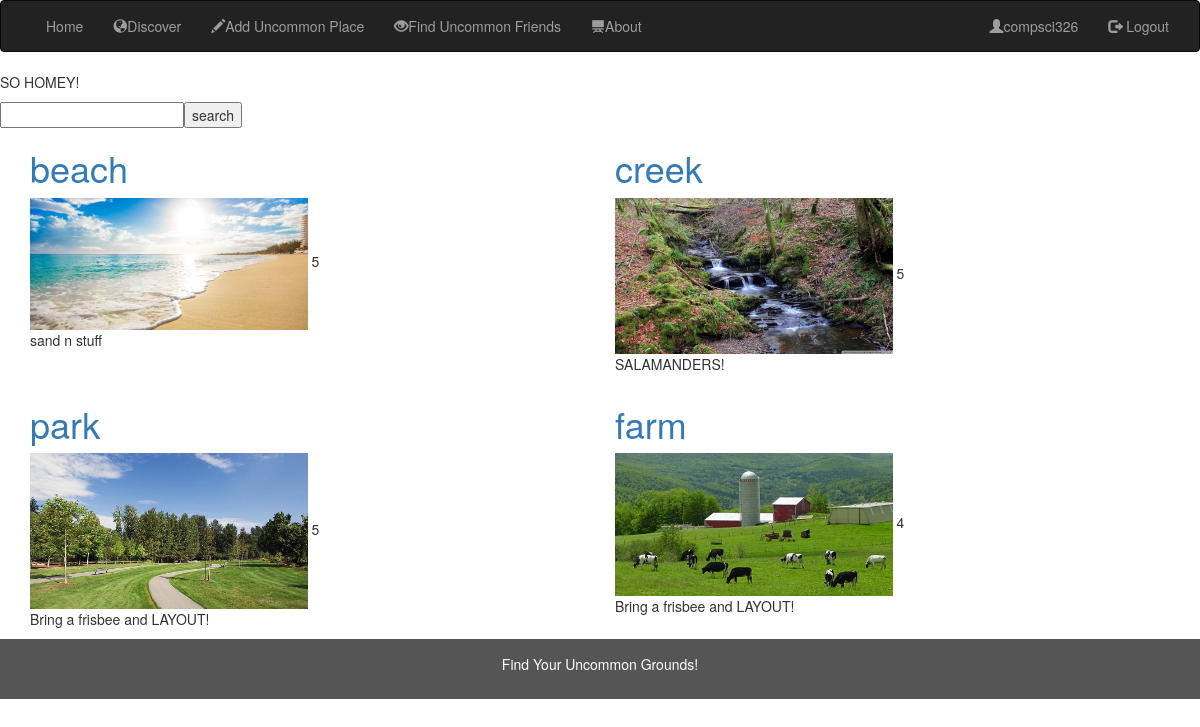
Page /UncommonGrounds/discover/ (signed in) on the committed database.
### UncommonGrounds/models.py (models this page shows, shortened)
class Location(models.Model):
    name = models.CharField(max_length=100, help_text="Enter the name of location")
    """GPS_coordinates = """
    contributor = models.ForeignKey('Profile', on_delete=models.SET_NULL, null=True)
    description = models.TextField(max_length=1000, help_text="Brief description of location")
    tags = models.ManyToManyField(Tag)
    RATING = (
        (0, ' '),
        (1, '*'),
        (2, '**'),
        (3, '***'),
        (4, '****'),
        (5, '*****'),
    )
    ratings = models.IntegerField(choices=RATING, blank=True, default=' ')
    popularity = models.IntegerField()
    added = models.DateTimeField(auto_now_add=True)
    comments = models.ForeignKey('Comment', related_name="loc_comments", on_delete=models.SET_NULL, null=True)
    image = models.ImageField(upload_to = 'location_images/')
    def get_absolute_url(self):
        return reverse('location-detail', args=[str(self.id)])

### UncommonGrounds/views.py (the view)
# urls.py: path('discover/', views.discover, name='discover'),
def discover(request):
    location_list = Location.objects.all()
    num_tags = Tag.objects.all().count()
    return render(
        request,
        'discover.html',
        context = {'location_list':location_list}
    )

### UncommonGrounds/templates/discover.html (shortened to what this page needs)
{% extends "base_generic.html" %}
{% block content %}
        <p>SO HOMEY!</p>
            <div id="tfheader">
                <form id="tfnewsearch" method="get" action="http://www.google.com">
                        <input type="text" class="tftextinput" name="q" size="21" maxlength="120"><input type="submit" value="search" class="tfbutton">
                </form>
            </div>
        <div class="container">
            <div class="row">
                <div class="col-sm-6">
                    <h1 class="img-title"><a href="{{location_list.1.get_absolute_url}}">{{location_list.1.name}}</a></h1>
                    <div>
                        <div style="display: inline"><img src="{{location_list.1.image}}"  style="width:50%" alt="Image"></div>
                        <div style="display: inline-block"><p style="width:100%" >{{location_list.1.ratings}}</p></div>
                    </div>
                    <p class="img-text">{{location_list.1.description}}</p>
                </div>
                <div class="col-sm-6" class="img-text">
                    <h1 class="img-title"><a href="{{location_list.2.get_absolute_url}}">{{location_list.2.name}}</a></h1>
                    <div>
                        <div style="display: inline"><img src="{{location_list.2.image}}"  style="width:50%" alt="Image"></div>
                        <div style="display: inline-block"><p style="width:100%: 1px solid #888888" >{{location_list.2.ratings}}</p></div>
                    </div>
                    <p class="img-text">{{location_list.2.description}}</p>
                </div>
            </div>
            <div class="row">
                <div class="col-sm-6" class="img-text">
                    <h1 class="img-title"><a href="{{location_list.3.get_absolute_url}}">{{location_list.3.name}}</a></h1>
                    <div>
                        <div style="display: inline"><img src="{{location_list.3.image}}"  style="width:50%" alt="Image"></div>
                        <div style="display: inline-block"><p style="width:100%" >{{location_list.3.ratings}}</p></div>
                    </div>
                    <p class="img-text">{{location_list.3.description}}</p>
                </div>
                <div class="col-sm-6" class="img-text">
                    <h1 class="img-title"><a href="{{location_list.4.get_absolute_url}}">{{location_list.4.name}}</a></h1>
                    <div>
                        <div style="display: inline"><img src="{{location_list.4.image}}"  style="width:50%" alt="Image"></div>
                        <div style="display: inline-block"><p style="width:100%" >{{location_list.4.ratings}}</p></div>
                    </div>
                    <p class="img-text">{{location_list.3.description}}</p>
                </div>
            </div>
        </div>
{% endblock %}

### UncommonGrounds/templates/base_generic.html (shortened to what this page needs)
<!DOCTYPE html>
<html lang="en">
<head>
  <link rel="stylesheet" href="https://maxcdn.bootstrapcdn.com/bootstrap/3.3.7/css/bootstrap.min.css">
  {% load static %}
  <link rel="stylesheet" href="{% static 'css/styles.css' %}">
</head>
<body>
<nav class="navbar navbar-inverse">
  <div class="container-fluid">
    <div class="collapse navbar-collapse" id="myNavbar">
      <ul class="nav navbar-nav">
        <li><a href="{% url 'discover' %}">Home</a></li>
        <li><a href="{% url 'locations' %}"><span class="glyphicon glyphicon-globe"></span>Discover</a></li>
        <li><a href="#"><span class="glyphicon glyphicon-pencil"></span>Add Uncommon Place</a></li>
        <li><a href="{% url 'profiles' %}"><span class="glyphicon glyphicon-eye-open"></span>Find Uncommon Friends</a></li>
        <li><a href="{% url 'about' %}"><span class="glyphicon glyphicon-blackboard"></span>About</a></li>
      </ul>
      <ul class="nav navbar-nav navbar-right">
        {% if user.is_authenticated %}
          <li><a href="{% url 'profile' %}"><span class="glyphicon glyphicon-user"></span>{{ user.get_username }}</a></li>
          <li><a href="{% url 'logout'%}"><span class="glyphicon glyphicon-log-out"></span> Logout</a></li>
        {% else %}
          <li><a href="{% url 'addUser' %}"><span class="glyphicon glyphicon-user"></span> Sign Up</a></li>
          <li><a href="{% url 'login' %}"><span class="glyphicon glyphicon-log-in"></span> Login</a></li>
        {% endif %}
      </ul>
    </div>
  </div>
</nav>
{% block content %}{% endblock %}
<footer class="container-fluid text-center">
  <p>Find Your Uncommon Grounds!</p>
</footer>
</body>
</html>

### UncommonGrounds/static/css/styles.css (style rules this page uses)
footer { background-color: #555; color: white; padding: 15px; }

### rows in the picture
Location: name "beach", image (picture), ratings "5", description "sand n stuff"
Location: name "creek", image (picture), ratings "5", description "SALAMANDERS!"
Location: name "park", image (picture), ratings "5", description "Bring a frisbee and LAYOUT!"
Location: name "farm", image (picture), ratings "4"

### other values in the picture
{{ user.get_username }} "compsci326"
